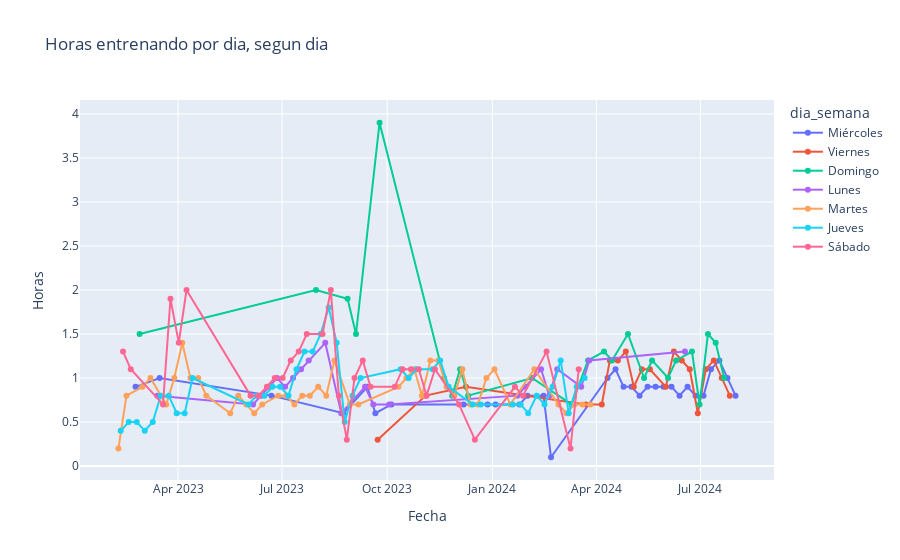

The cell this chart's notebook holds for it:
### Code cell
run_by_day['dia_semana'] = run_by_day.dia_semana.replace(days_of_week_dict)
fig = px.line(run_by_day, y="tiempo_horas",color='dia_semana', markers=True, labels={'fecha':'Fecha','tiempo_horas':'Horas'}, title='Horas entrenando por dia, segun dia')
fig.show()
